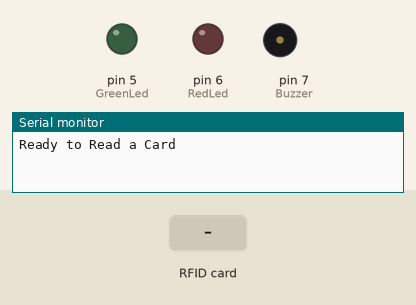
Simulated run of this sketch. Board: Arduino Uno, built with avr-gcc and run on an emulated ATmega328P. On the bench: output pins drawn as LEDs (lit = HIGH), buzzer (waves = sounding, pin HIGH), the last lines printed to the serial monitor. Inputs (shaded band) come from the test bench. Pins used as bus, display or sensor lines are not drawn.

Above: at 1.2 s.
1.3 s: RFID card F6 EB D4 AB held to the reader
At 1.7 s:
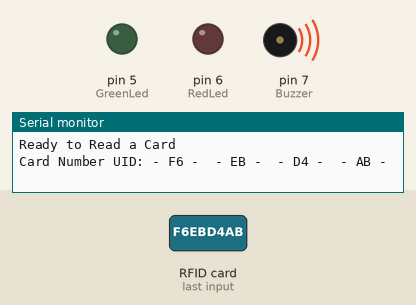
At 2.2 s:
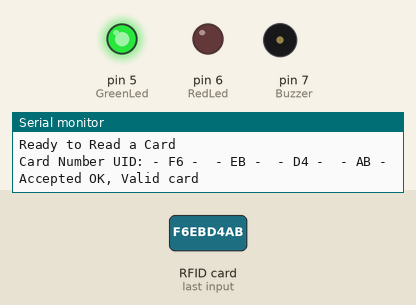
3.8 s: RFID card 5E 7A 19 C4 held to the reader
At 4.7 s:
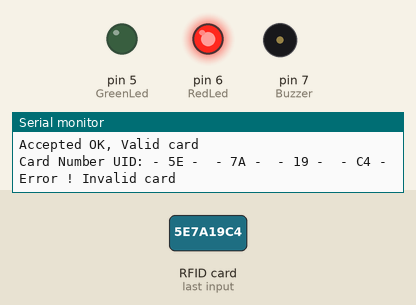
Timing chart, 0 to 6.8 s (numbered marks = the images above; inputs shaded):
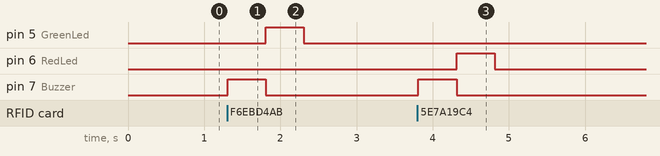

The sketch:

RFID.ino
```cpp
//AHA
#include <SPI.h>
#include <MFRC522.h>
#define SS_PIN 10
#define RST_PIN 8
MFRC522 mfrc522(SS_PIN, RST_PIN);
byte card_ID[4];

byte First_card_ID[4]={0xf6,0xeb,0xd4,0xab};

boolean State=false;
int RedLed=6;
int GreenLed=5;
int Buzzer=7;
void setup() {

  Serial.begin(9600);
 SPI.begin();
 mfrc522.PCD_Init();
 Serial.println("Ready to Read a Card ");
for(int def=5;def<8;def++){
 pinMode(def,OUTPUT);
}

}

void cmp_id(){
  for (byte i = 0; i < mfrc522.uid.size; i++) {
    if(card_ID[i]==First_card_ID[i]){
     State=true;
  }
  else{
     State=false;
     i=5;
  }
  }
}

void loop() {

   if ( ! mfrc522.PICC_IsNewCardPresent()) {
  return;
 }


 if ( ! mfrc522.PICC_ReadCardSerial()) {
  return;
 }

  Serial.print("Card Number UID:");
  digitalWrite(Buzzer,HIGH);
 for (byte i = 0; i < mfrc522.uid.size; i++) {
     card_ID[i]=mfrc522.uid.uidByte[i];
     Serial.print(" - ");
     Serial.print( card_ID[i],HEX);
     Serial.print(" - ");

}
Serial.println();

delay(500);

 digitalWrite(Buzzer,LOW);
cmp_id();
if(State==true){ Serial.println("Accepted OK, Valid card"); digitalWrite(GreenLed,HIGH);digitalWrite(RedLed,LOW);  }
if(State==false){Serial.println("Error ! Invalid card");digitalWrite(RedLed,HIGH);digitalWrite(GreenLed,LOW);   }

delay(500);

digitalWrite(GreenLed,LOW);digitalWrite(RedLed,LOW);
}
```

Measured:
- after the input at 1.3 s, pin 5 (GreenLed): LOW → HIGH after 0.51 s, → LOW 0.50 s later; pin 7 (Buzzer): LOW → HIGH at once, → LOW 0.50 s later
- after the input at 3.8 s, pin 6 (RedLed): LOW → HIGH after 0.51 s, → LOW 0.50 s later; pin 7 (Buzzer): LOW → HIGH at once, → LOW 0.50 s later
